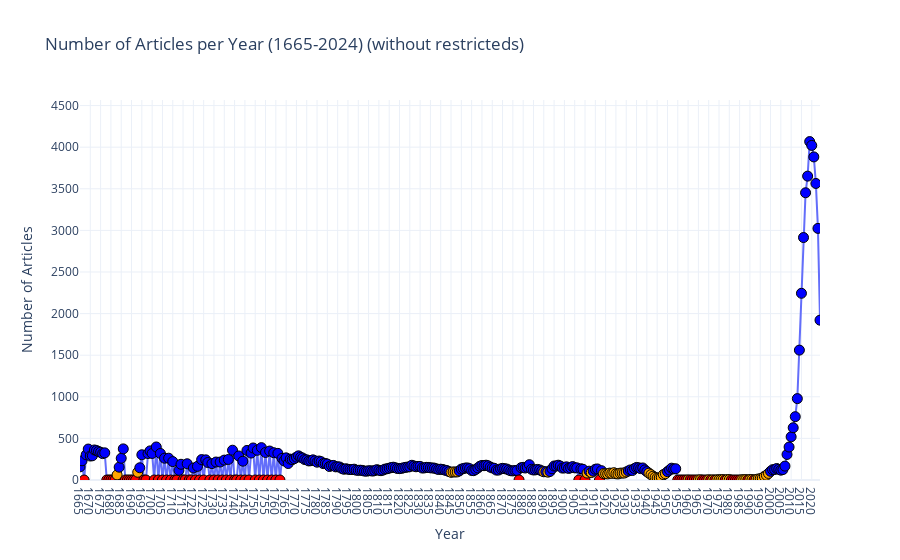

Notebook cell for this chart:
### Code cell
import pandas as pd
import plotly.graph_objects as go
from collections import defaultdict
import os
import re
from tqdm import tqdm

def count_files_in_year_windows(text_dirs, window_size=5):
    def extract_year_from_filename(filename):
        match = re.search(r'rst[bla]?_?(\d{4})', filename)
        return int(match.group(1)) if match else None

    year_counts = defaultdict(int)

    print("Counting files in year windows...")
    file_paths = [os.path.join(dir, f) for dir in text_dirs for f in os.listdir(dir) if f.endswith('.txt')]

    for file_path in tqdm(file_paths):
        year = extract_year_from_filename(os.path.basename(file_path))
        if year:
            year_counts[year] += 1

    all_years = sorted(year_counts.keys())
    year_windows = defaultdict(int)

    for year in all_years:
        if year in year_counts:
            for offset in range(window_size):
                window_year = year + offset
                year_windows[window_year] += year_counts[year] if window_year in year_counts else 0

    return dict(year_windows)

# Example usage
year_counts = count_files_in_year_windows(
    [r"D:\Fact_fiction_corpus\texts\royal society\txt_rstb", 
     r"D:\Fact_fiction_corpus\texts\royal society\txt_rstl", 
     r"D:\Fact_fiction_corpus\texts\royal society\txt_rsta"],
    window_size=5
)

# Prepare the data for plotting
years = list(range(1665, 2025))
counts = [year_counts.get(year, 0) for year in years]
df = pd.DataFrame({'Year': years, 'Article Count': counts})

# Create the interactive plot
fig = go.Figure()

# Add scatter points for each year
fig.add_trace(go.Scatter(
    x=df['Year'],
    y=df['Article Count'],
    mode='markers+lines',
    marker=dict(
        size=10,
        color=['red' if count == 0 else 'orange' if count < 100 else 'blue' for count in df['Article Count']],
        line=dict(width=1, color='black')
    ),
    text=[f'Year: {year}<br>Count: {count}' for year, count in zip(df['Year'], df['Article Count'])],  # Tooltip text
    hoverinfo='text'  # Show the text on hover
))

# Update layout
fig.update_layout(
    title='Number of Articles per Year (1665-2024) (without restricteds)',
    xaxis_title='Year',
    yaxis_title='Number of Articles',
    xaxis=dict(
        tickmode='linear',
        tick0=1665,
        dtick=5,
        range=[1665, 2024]  # Explicitly set the range of the x-axis
    ),
    yaxis=dict(range=[0, df['Article Count'].max() + 500]),  # Adjust the limit as necessary
    template='plotly_white'
)

# Show the plot
fig.show()

### Figure 1 — Plotly figure (JSON) as saved in the notebook; plotly's stock layout.template omitted (floating-point values rounded to 4 significant figures; data arrays with more than 128 entries replaced by an {"elided": "..."} marker saying what was removed)
{"data": [{"hoverinfo": "text", "marker": {"color": {"elided": "360 str values"}, "line": {"color": "black", "width": 1}, "size": 10}, "mode": "markers+lines", "text": {"elided": "360 str values"}, "type": "scatter", "x": {"elided": "360 int values"}, "y": {"elided": "360 int values"}}], "layout": {"title": {"text": "Number of Articles per Year (1665-2024) (without restricteds)"}, "xaxis": {"dtick": 5, "range": [1665, 2024], "tick0": 1665, "tickmode": "linear", "title": {"text": "Year"}}, "yaxis": {"range": [0, 4567], "title": {"text": "Number of Articles"}}}}
